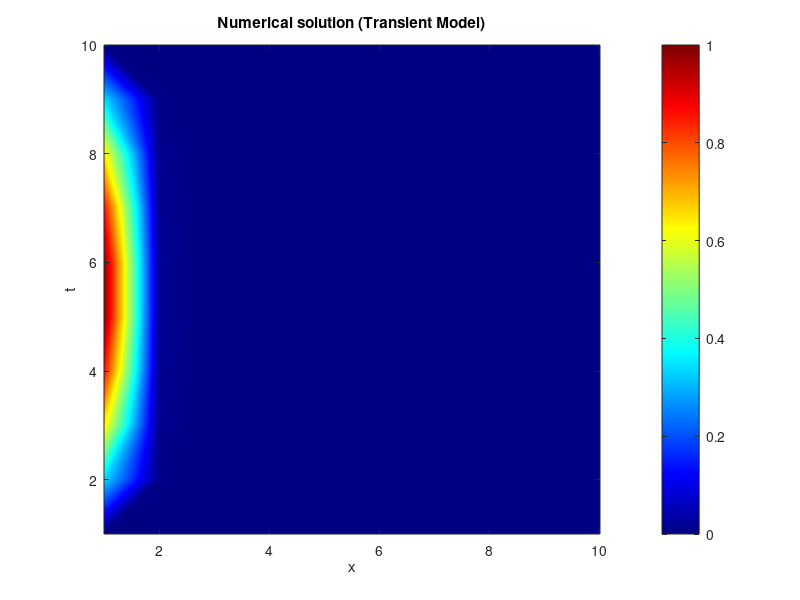

MATLAB code for this plot:
% transient- heat conduction model
nx=10;
nt=3;
x0= 0;
xf= 1;
t0=0;
tf= 0.2;
dx= (xf-x0)/(nx-1);
dt= (tf-t0)/(nt-1);
x= x0:dx:xf;
t= t0:dt:tf;

s= dt/dx^2;

% boundary condition

T= zeros(nx, nt);
T= zeros(nx);

%  T(1)=100;
%  T(3)=30;

% initial condition
T(:,1)= sin(pi*x);

% T0= 1;
% T(:,1)= T0;

for j= 1:nt-1
    for i= 2:nx-1
        T(i, j+1)= s*T(i-1, j)+(1-2*s)*T(i,j)+s*T(i+1,j);

    end
end

%     for i= 2:nx-1
%         T(i)= s*T(i-1)+(1-2*s)*T(i)+s*T(i+1);
% 
%     end
% % 
%  plot(x,T);
% plot(t,T);

figure()
contourf(T,200,'linecolor', 'non')
xlabel('x')
ylabel('t')
title('Numerical solution (Transient Model)')
colormap(jet(256))
colorbar
caxis([0,1])
